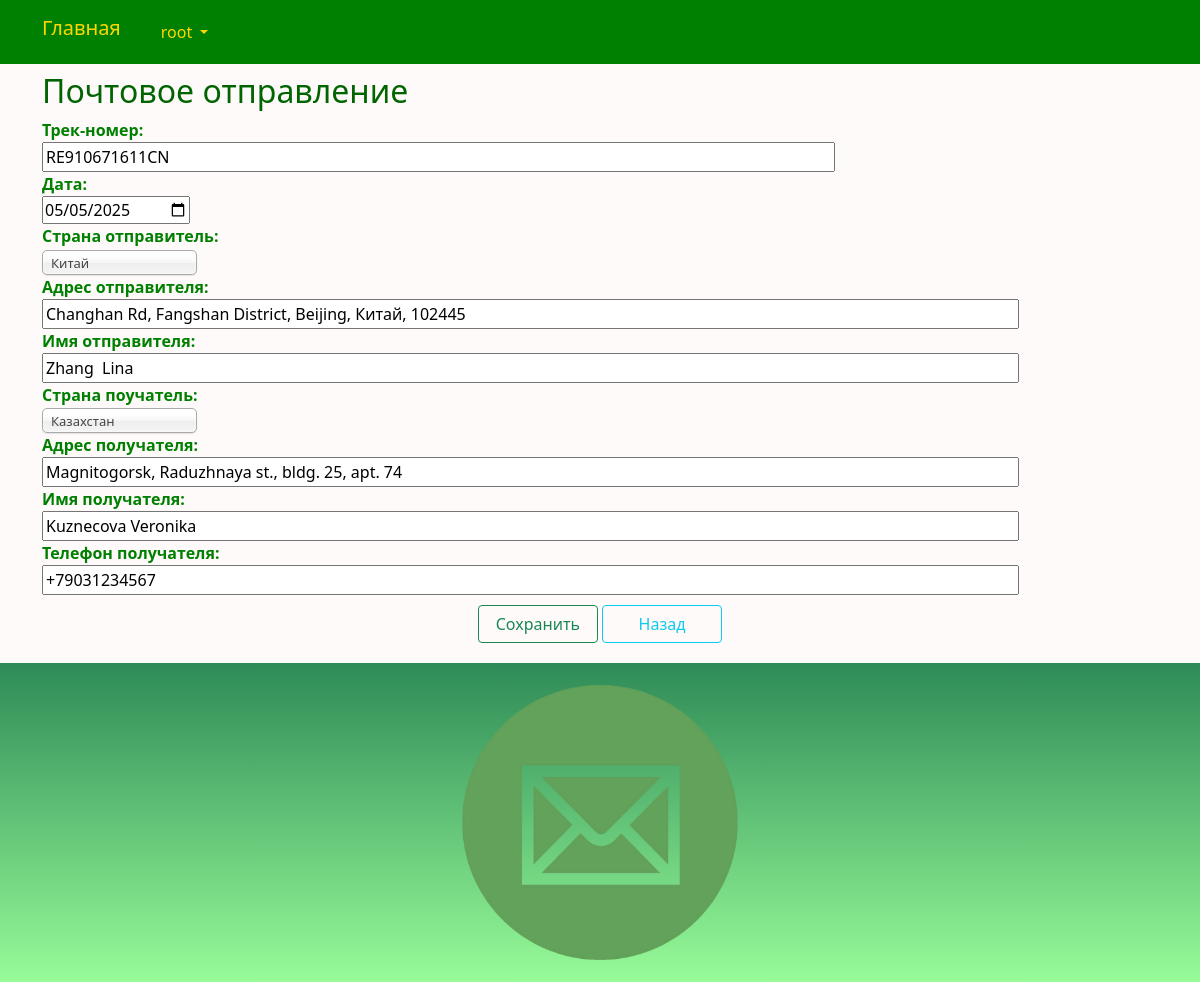
The page /package/edit/1/ (signed in) on the database its author committed.
### tracking/models.py (models this page shows, shortened)
class Package(models.Model):
    track_number = models.CharField(_('track_number'), max_length=13)
    dates = models.DateTimeField(_('datep'))
    sender_country = models.ForeignKey(Country, related_name='package_sender_country', on_delete=models.CASCADE)
    sender_address = models.CharField(_('sender_address'), max_length=192)
    sender_name = models.CharField(_('sender_name'), max_length=192)
    recipient_country = models.ForeignKey(Country, related_name='package_recipient_country', on_delete=models.CASCADE)
    recipient_address = models.CharField(_('recipient_address'), max_length=192)
    recipient_name = models.CharField(_('recipient_name'), max_length=192)
    recipient_phone = models.CharField(_('recipient_phone'), max_length=64, blank=True, null=True)
    class Meta:
        db_table = 'package'
        indexes = [
            models.Index(fields=['track_number']),
            models.Index(fields=['sender_country']),
            models.Index(fields=['recipient_country']),
        ]
        ordering = ['track_number']

class Country(models.Model):
    title = models.CharField(_('title_country'), unique=True, max_length=196)
    class Meta:
        db_table = 'country'
        indexes = [
            models.Index(fields=['title']),
        ]
        ordering = ['title']
    def __str__(self):
        return self.title

### tracking/views.py (the view)
# urls.py: path('package/edit/<int:id>/', views.package_edit, name='package_edit'),
@login_required
@group_required("Managers")
def package_edit(request, id):
    try:
        package = Package.objects.get(id=id)
        if request.method == "POST":
            package.track_number = request.POST.get("track_number")
            package.dates = request.POST.get("dates")
            package.sender_country = Country.objects.filter(id=request.POST.get("sender_country")).first()
            package.sender_address = request.POST.get("sender_address")
            package.sender_name = request.POST.get("sender_name")
            package.recipient_country = Country.objects.filter(id=request.POST.get("recipient_country")).first()
            package.recipient_address = request.POST.get("recipient_address")
            package.recipient_name = request.POST.get("recipient_name")
            package.recipient_phone = request.POST.get("recipient_phone")
            packageform = PackageForm(request.POST)
            if packageform.is_valid():
                package.save()
                return HttpResponseRedirect(reverse('package_index'))
            else:
                print(packageform.errors)
                return render(request, "package/edit.html", {"form": packageform})
        else:
            packageform = PackageForm(initial={'track_number': package.track_number, 'dates': package.dates.strftime('%Y-%m-%d'), 'sender_country': package.sender_country, 'sender_address': package.sender_address, 'sender_name': package.sender_name, 'recipient_country': package.recipient_country, 'recipient_address': package.recipient_address, 'recipient_name': package.recipient_name, 'recipient_phone': package.recipient_phone, })
            return render(request, "package/edit.html", {"form": packageform})
    except Package.DoesNotExist:
        return HttpResponseNotFound("<h2>Package not found</h2>")
    except Exception as exception:
        print(exception)
        return HttpResponse(exception)

### tracking/forms.py
class PackageForm(forms.ModelForm):
    class Meta:
        model = Package
        fields = ('track_number', 'dates', 'sender_country', 'sender_address', 'sender_name', 'recipient_country', 'recipient_address', 'recipient_name', 'recipient_phone')
        widgets = {
            'track_number': TextInput(attrs={"size":"80"}),
            'dates': DateInput(attrs={"type":"date"}),
            'sender_country': forms.Select(attrs={'class': 'chosen'}),
            'sender_address': TextInput(attrs={"size":"100"}),
            'sender_name': TextInput(attrs={"size":"100"}),
            'recipient_country': forms.Select(attrs={'class': 'chosen'}),
            'recipient_address': TextInput(attrs={"size":"100"}),
            'recipient_name': TextInput(attrs={"size":"100"}),
            'recipient_phone': TextInput(attrs={"size":"100"}),
        }
        labels = {
            'sender_country': _('sender_country'),
            'recipient_country': _('recipient_country'),
        }

### tracking/views.py (called while the page is built)
def group_required(*group_names):
    def in_groups(u):
        if u.is_authenticated:
            if bool(u.groups.filter(name__in=group_names)) | u.is_superuser:
                return True
        return False
    return user_passes_test(in_groups, login_url='403')

### templates/package/edit.html (shortened to what this page needs)
{% extends "base.html" %}
{% load i18n %}
{% block content %}
<h2>{% trans "package" %}</h2>
<form method="POST" enctype="multipart/form-data">
    <div>
	{% for field in form %}
		<div>
			<strong>{{field.label_tag}}</strong>
			<div>{{field}}</div>
		</div>
	{% endfor %}
	</div>
	<div class="div-button-center">
		<button type="submit" class="btn btn-outline-success" style="width:120px">{% trans "Save" %}</button>
		<a class="btn btn-outline-info" style="width:120px" href="{% url 'package_index'%}">{% trans "Back" %}</a>
	</div>
</form>
{% endblock content %}

### templates/base.html (shortened to what this page needs)
<!DOCTYPE html>
{% load static %}
{% load i18n %}
<html>
<head>
	<link href="https://cdn.jsdelivr.net/npm/bootstrap@5.0.2/dist/css/bootstrap.min.css" rel="stylesheet">
	<link rel="stylesheet" href="{% static 'css/styles.css' %}" />
	<link rel="stylesheet" href="{% static 'css/choosen.css' %}" />
	<link rel="stylesheet" href="https://cdnjs.cloudflare.com/ajax/libs/font-awesome/4.7.0/css/font-awesome.min.css">
</head>
<nav class="navbar navbar-expand-lg justify-content-center">
	<div class="container">
		<div class="collapse navbar-collapse" id="mainMenu">
			<ul class="navbar-nav me-auto mb-2 mb-lg-0">
				<a class="navbar-brand" href="{{ HTTP_HOST }}/">{% trans "Home" %}</a>
				{% if user.is_authenticated %}
				<li class="nav-link dropdown">
					<a class="dropdown-item dropdown-toggle" href="#" id="navbarDropdown" role="button" data-bs-toggle="dropdown" aria-expanded="false">
						{{ user.username }}
					</a>
				</li>
				{% else %}
				<form class="form-inline ml-auto">
					<a href="{% url 'login' %}" class="btn btn-outline-secondary">{% trans "Log In" %}</a>
					<a href="{% url 'signup' %}" class="btn btn-primary ml-2">{% trans "Sign up" %}</a>
				</form>
				{% endif %}
			</ul>
		</div>
	</div>
</nav>
<body>
	<div class="container">
		{% block content%}{% endblock content %}
	</div>
</body>
<footer class="container-fluid text-center bg-lightgray">
	<div class="copyrights">
		<img src="{% static 'images/logo.png' %}" alt="logo" style="padding: 10px; max-width: 300px;">
	</div>
</footer>
<link rel="stylesheet" href="https://cdn.datatables.net/1.13.8/css/dataTables.bootstrap5.min.css">
</html>

### static/css/styles.css (style rules this page uses)
:root { --navbar-background-color: Green; --navbar-text-color: Gold; --main-background-color-light: Snow; --main-background-color-dark: LightGrey; --main-text-color: Green; --main-header-color: DarkGreen; --main-text-attention-color: Purple; --footer-background-color-light: PaleGreen; --footer-background-color-dark: SeaGreen; --footer-text-color: Teal; --card-background-color-light: Snow; --card-background-color-dark: LightGrey; --card-text-color: SeaGreen; --table-background-color-light: Snow; --table-background-color-dark: LightGrey; --table-text-color: Green; --star-size: 30px; --star-color: Yellow; --star-background: Gold ; }
.navbar { background-color: var(--navbar-background-color); color: var(--navbar-text-color); }
.navbar .navbar-nav, .navbar .navbar-nav .navbar-text { color: var(--navbar-text-color); }
.navbar ul { background-color: var(--navbar-background-color); color: var(--navbar-text-color); }
.navbar li { background-color: var(--navbar-background-color); color: var(--navbar-text-color); }
.navbar a { background-color: var(--navbar-background-color); color: var(--navbar-text-color); }
.navbar-brand { background-color: var(--navbar-background-color); color: var(--navbar-text-color); }
.nav-link a { background-color: var(--navbar-background-color); color: var(--navbar-text-color); }
body { background-color: var(--main-background-color-light); }
h1, h2, h3, h4, h5, h6 { color: var(--main-header-color); }
p, ul, li, label { color: var(--main-text-color); }
.div-button-center { text-align: center; padding: 10px; }
footer { background-image: linear-gradient(top, var(--footer-background-color-dark), var(--footer-background-color-light)); background-image: -o-linear-gradient(top, var(--footer-background-color-dark), var(--footer-background-color-light)); background-image: -moz-linear-gradient(top, var(--footer-background-color-dark), var(--footer-background-color-light)); background-image: -webkit-linear-gradient(top, var(--footer-background-color-dark), var(--footer-background-color-light)); margin-top: 10px; padding: 10px; }

### rows shown on the page
Package: form "RE910671611CN" "05/05/2025" "Changhan Rd, Fangshan District, Beijing, Китай, 102445" "Zhang Lina" "Magnitogorsk, Raduzhnaya st., bldg. 25, apt. 74" "Kuznecova Veronika" "+79031234567"
Country: form "Китай"
Country: form "Казахстан"

### other values the page prints
{{ user.username }} "root"
{{ field.label_tag }} "Трек-номер:" "Дата:" "Страна отправитель:" "Адрес отправителя:" "Имя отправителя:" "Страна поучатель:" "Адрес получателя:" "Имя получателя:" "Телефон получателя:"
